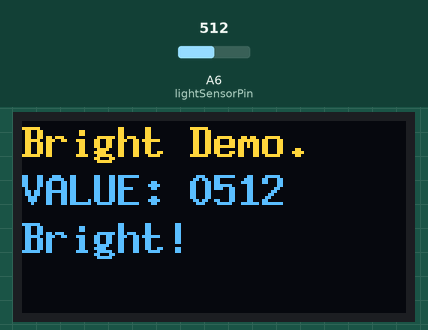
Bench run of a sketch on a simulated Arduino Nano, built with avr-gcc and run on an emulated ATmega328P. On the bench: 128×64 one-colour display. The test bench sets the inputs (shaded band); at power-on: A6 (lightSensorPin) = 512. The OLED is the two-colour kind (top 16 rows yellow).

Above: at 1.3 s.
1.4 s: A6 (lightSensorPin) set to 210
At 2.5 s:
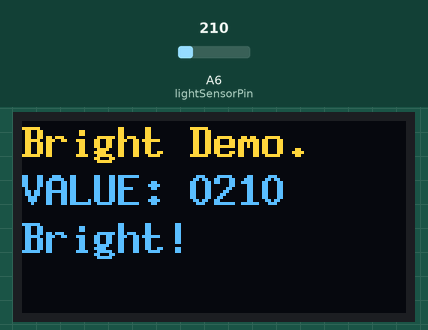
2.9 s: A6 (lightSensorPin) set to 190
At 4.2 s:
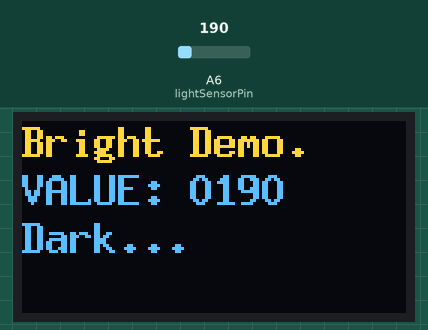
4.5 s: A6 (lightSensorPin) set to 122
At 5.1 s:
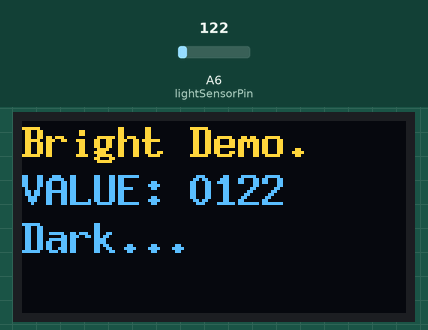
Timing chart, 0 to 7.5 s (numbered marks = the images above; inputs shaded):
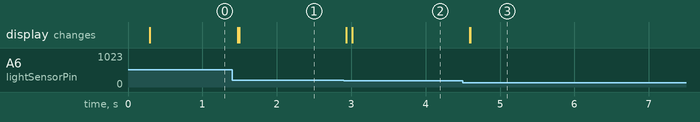

The sketch:

bright_detect_with_oled.ino
```cpp
// (licence header left out)
#include <U8x8lib.h>
U8X8_SSD1306_128X64_NONAME_HW_I2C u8x8(/* clock=*/ SCL, /* data=*/ SDA, /* reset=*/ U8X8_PIN_NONE);
#define U8X8_ENABLE_180_DEGREE_ROTATION 1

#define lightSensorPin A6
void setup(void) {
  u8x8.begin();
  u8x8.setFlipMode(U8X8_ENABLE_180_DEGREE_ROTATION);
  u8x8.setFont(u8x8_font_8x13B_1x2_f);
  u8x8.setCursor(0, 0);
  u8x8.print("Bright Demo.");
  u8x8.setCursor(0, 2);
  u8x8.print("VALUE:");
  pinMode(lightSensorPin, INPUT);
}

void loop(void) {
  int r = analogRead(lightSensorPin);
  char buf[10];
  sprintf(buf, "%04d", r);
  u8x8.setCursor(7, 2);
  u8x8.print(buf);
  u8x8.setCursor(0, 4);
  if (r > 200) {
    u8x8.print("Bright!");
  } else {
    u8x8.print("Dark...");
  }
}
```

Measured:
- the behaviour switches between 201 and 200 on A6 (lightSensorPin) (found by bisection; images 1 and 2)
- after the input at 1.4 s, the display: first changes after 0.07 s (image 1 shows a later state)
- after the input at 2.9 s, the display: first changes at once (image 2 shows a later state)
- after the input at 4.5 s, the display: first changes after 0.09 s (image 3 shows a later state)
